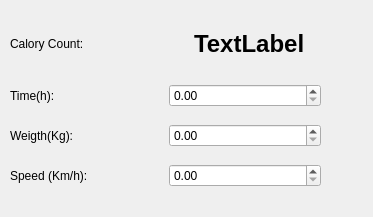
<?xml version="1.0" encoding="UTF-8"?>
<ui version="4.0">
 <class>Widget</class>
 <widget class="QWidget" name="Widget">
  <property name="enabled">
   <bool>true</bool>
  </property>
  <property name="geometry">
   <rect>
    <x>0</x>
    <y>0</y>
    <width>373</width>
    <height>217</height>
   </rect>
  </property>
  <property name="windowTitle">
   <string>Widget</string>
  </property>
  <widget class="QWidget" name="">
   <property name="geometry">
    <rect>
     <x>10</x>
     <y>120</y>
     <width>311</width>
     <height>31</height>
    </rect>
   </property>
   <layout class="QHBoxLayout" name="horizontalLayout_3">
    <item>
     <widget class="QLabel" name="label_3">
      <property name="text">
       <string>Weigth(Kg):</string>
      </property>
     </widget>
    </item>
    <item>
     <widget class="QDoubleSpinBox" name="weigth_spinBox"/>
    </item>
   </layout>
  </widget>
  <widget class="QWidget" name="">
   <property name="geometry">
    <rect>
     <x>10</x>
     <y>160</y>
     <width>311</width>
     <height>31</height>
    </rect>
   </property>
   <layout class="QHBoxLayout" name="horizontalLayout_4">
    <item>
     <widget class="QLabel" name="label_4">
      <property name="text">
       <string>Speed (Km/h):</string>
      </property>
     </widget>
    </item>
    <item>
     <widget class="QDoubleSpinBox" name="speed_spinBox"/>
    </item>
   </layout>
  </widget>
  <widget class="QWidget" name="">
   <property name="geometry">
    <rect>
     <x>10</x>
     <y>80</y>
     <width>311</width>
     <height>31</height>
    </rect>
   </property>
   <layout class="QHBoxLayout" name="horizontalLayout_2">
    <item>
     <widget class="QLabel" name="label_2">
      <property name="text">
       <string>Time(h):</string>
      </property>
     </widget>
    </item>
    <item>
     <widget class="QDoubleSpinBox" name="time_spinBox"/>
    </item>
   </layout>
  </widget>
  <widget class="QWidget" name="">
   <property name="geometry">
    <rect>
     <x>10</x>
     <y>23</y>
     <width>361</width>
     <height>41</height>
    </rect>
   </property>
   <layout class="QHBoxLayout" name="horizontalLayout_5">
    <item>
     <widget class="QLabel" name="baseLabel">
      <property name="text">
       <string>Calory Count:</string>
      </property>
     </widget>
    </item>
    <item>
     <layout class="QHBoxLayout" name="horizontalLayout">
      <item>
       <widget class="QLabel" name="calory_label">
        <property name="font">
         <font>
          <pointsize>18</pointsize>
          <bold>true</bold>
         </font>
        </property>
        <property name="text">
         <string>TextLabel</string>
        </property>
       </widget>
      </item>
     </layout>
    </item>
   </layout>
  </widget>
 </widget>
 <tabstops>
  <tabstop>weigth_spinBox</tabstop>
  <tabstop>speed_spinBox</tabstop>
 </tabstops>
 <resources/>
 <connections/>
</ui>
